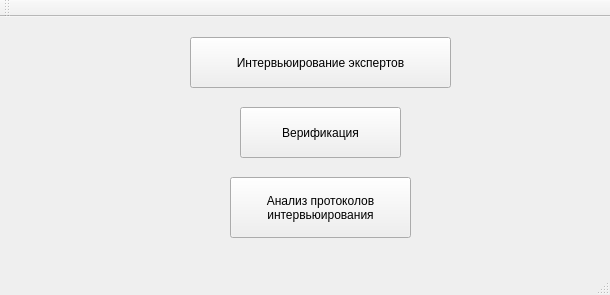
<?xml version="1.0" encoding="UTF-8"?>
<ui version="4.0">
 <class>MainWindow</class>
 <widget class="QMainWindow" name="MainWindow">
  <property name="enabled">
   <bool>true</bool>
  </property>
  <property name="geometry">
   <rect>
    <x>0</x>
    <y>0</y>
    <width>610</width>
    <height>295</height>
   </rect>
  </property>
  <property name="sizePolicy">
   <sizepolicy hsizetype="Fixed" vsizetype="Fixed">
    <horstretch>0</horstretch>
    <verstretch>0</verstretch>
   </sizepolicy>
  </property>
  <property name="minimumSize">
   <size>
    <width>610</width>
    <height>295</height>
   </size>
  </property>
  <property name="maximumSize">
   <size>
    <width>610</width>
    <height>295</height>
   </size>
  </property>
  <property name="windowTitle">
   <string>Определение типа решаемой задачи</string>
  </property>
  <widget class="QWidget" name="centralWidget">
   <property name="enabled">
    <bool>true</bool>
   </property>
   <property name="sizePolicy">
    <sizepolicy hsizetype="Minimum" vsizetype="Minimum">
     <horstretch>0</horstretch>
     <verstretch>0</verstretch>
    </sizepolicy>
   </property>
   <widget class="QFrame" name="frame">
    <property name="geometry">
     <rect>
      <x>160</x>
      <y>270</y>
      <width>120</width>
      <height>80</height>
     </rect>
    </property>
    <property name="frameShape">
     <enum>QFrame::StyledPanel</enum>
    </property>
    <property name="frameShadow">
     <enum>QFrame::Raised</enum>
    </property>
   </widget>
   <widget class="QPushButton" name="pushButton_2">
    <property name="geometry">
     <rect>
      <x>240</x>
      <y>90</y>
      <width>161</width>
      <height>51</height>
     </rect>
    </property>
    <property name="text">
     <string>Верификация</string>
    </property>
   </widget>
   <widget class="QPushButton" name="pushButton_3">
    <property name="geometry">
     <rect>
      <x>230</x>
      <y>160</y>
      <width>181</width>
      <height>61</height>
     </rect>
    </property>
    <property name="text">
     <string>Анализ протоколов
интервьюирования</string>
    </property>
   </widget>
   <widget class="QPushButton" name="pushButton">
    <property name="geometry">
     <rect>
      <x>190</x>
      <y>20</y>
      <width>261</width>
      <height>51</height>
     </rect>
    </property>
    <property name="text">
     <string>Интервьюирование экспертов</string>
    </property>
   </widget>
  </widget>
  <widget class="QToolBar" name="mainToolBar">
   <attribute name="toolBarArea">
    <enum>TopToolBarArea</enum>
   </attribute>
   <attribute name="toolBarBreak">
    <bool>false</bool>
   </attribute>
  </widget>
  <widget class="QStatusBar" name="statusBar"/>
 </widget>
 <layoutdefault spacing="6" margin="11"/>
 <resources/>
 <connections/>
</ui>
